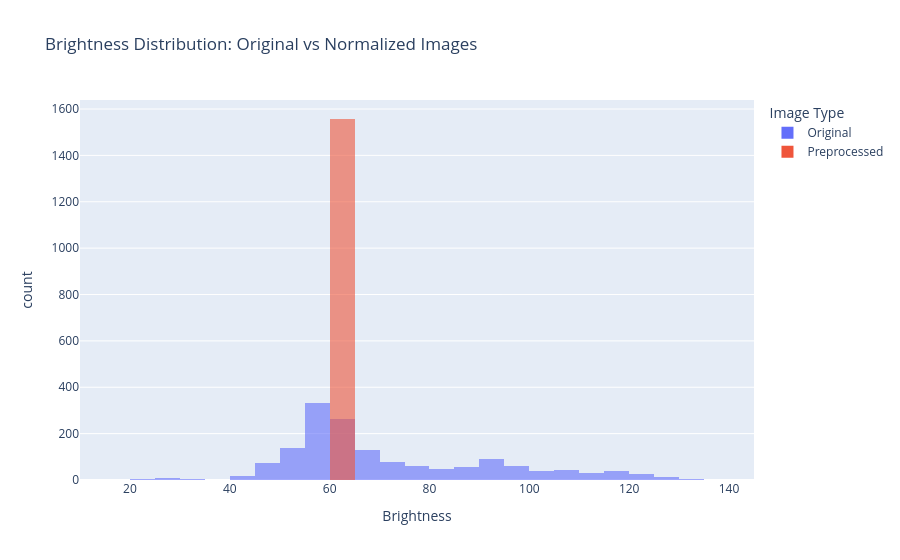

Notebook cell for this chart:
### Code cell
import cv2
import numpy as np
import pandas as pd
from pathlib import Path
import plotly.express as px

def compare_normalization_histogram(original_folder, preprocessed_folder):

    def compute_image_brightness(folder):
        brightness_values = []

        for path in sorted(Path(folder).glob("*.jpg")):
            img = cv2.imread(str(path))
            if img is None:
                continue

            hsv = cv2.cvtColor(img, cv2.COLOR_BGR2HSV)
            v_channel = hsv[:, :, 2]

            mean_brightness = np.mean(v_channel)   # one value per image
            brightness_values.append(mean_brightness)

        return brightness_values

    original_vals = compute_image_brightness(original_folder)
    preprocessed_vals = compute_image_brightness(preprocessed_folder)

    df = pd.DataFrame({
        "Brightness": original_vals + preprocessed_vals,
        "Image Type": ["Original"] * len(original_vals) +
                      ["Preprocessed"] * len(preprocessed_vals)
    })

    fig = px.histogram(
        df,
        x="Brightness",
        color="Image Type",
        barmode="overlay",
        opacity=0.6,
        nbins=40,
        title="Brightness Distribution: Original vs Normalized Images"
    )

    fig.show()


compare_normalization_histogram(
    r"F:\strwaberry images\back row upated with text\Cropped_Images\down_2",
    r"F:\strwaberry images\back row upated with text\Cropped_Images\down_2\preprocessed_images"
)

### Figure 1 — Plotly figure (JSON) as saved in the notebook; plotly's stock layout.template omitted (floating-point values rounded to 4 significant figures; data arrays with more than 128 entries replaced by an {"elided": "..."} marker saying what was removed)
{"data": [{"bingroup": "x", "hovertemplate": "Image Type=Original<br>Brightness=%{x}<br>count=%{y}<extra></extra>", "legendgroup": "Original", "marker": {"color": "#636efa", "opacity": 0.6, "pattern": {"shape": ""}}, "name": "Original", "nbinsx": 40, "orientation": "v", "showlegend": true, "type": "histogram", "x": {"elided": "1558 float values"}, "xaxis": "x", "yaxis": "y"}, {"bingroup": "x", "hovertemplate": "Image Type=Preprocessed<br>Brightness=%{x}<br>count=%{y}<extra></extra>", "legendgroup": "Preprocessed", "marker": {"color": "#EF553B", "opacity": 0.6, "pattern": {"shape": ""}}, "name": "Preprocessed", "nbinsx": 40, "orientation": "v", "showlegend": true, "type": "histogram", "x": {"elided": "1558 float values"}, "xaxis": "x", "yaxis": "y"}], "layout": {"barmode": "overlay", "legend": {"title": {"text": "Image Type"}, "tracegroupgap": 0}, "title": {"text": "Brightness Distribution: Original vs Normalized Images"}, "xaxis": {"anchor": "y", "domain": [0, 1], "title": {"text": "Brightness"}}, "yaxis": {"anchor": "x", "domain": [0, 1], "title": {"text": "count"}}}}
